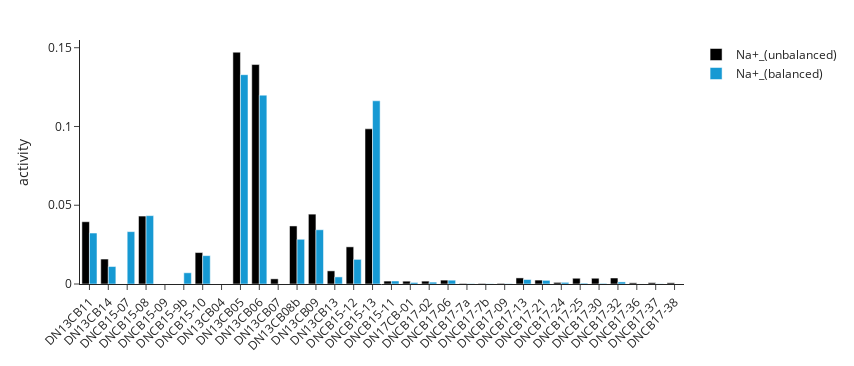

Notebook cell for this chart:
### Code cell
# using a barplot to compare samples before and after balancing on Na+
cbal_comparison.barplot(['Na+_(unbalanced)', 'Na+_(balanced)'], plot_width=7, show_missing=True)

### Figure 1 — Plotly figure (JSON) as saved in the notebook; plotly's stock layout.template omitted (floating-point values rounded to 4 significant figures)
{"data": [{"alignmentgroup": "True", "hovertemplate": "%{x} <br>activity: %{y}", "legendgroup": "Na+_(unbalanced)", "marker": {"color": "#000000", "pattern": {"shape": ""}}, "name": "Na+_(unbalanced)", "offsetgroup": "Na+_(unbalanced)", "orientation": "v", "showlegend": true, "textposition": "auto", "type": "bar", "x": ["DN13CB11", "DN13CB14", "DNCB15-07", "DNCB15-08", "DNCB15-09", "DNCB15-9b", "DNCB15-10", "DN13CB04", "DN13CB05", "DN13CB06", "DN13CB07", "DN13CB08b", "DN13CB09", "DN13CB13", "DNCB15-12", "DNCB15-13", "DNCB15-11", "DN17CB-01", "DNCB17-02", "DNCB17-06", "DNCB17-7a", "DNCB17-7b", "DNCB17-09", "DNCB17-13", "DNCB17-21", "DNCB17-24", "DNCB17-25", "DNCB17-30", "DNCB17-32", "DNCB17-36", "DNCB17-37", "DNCB17-38"], "xaxis": "x", "y": [0.03953, 0.01585, NaN, 0.04313, NaN, NaN, 0.01997, NaN, 0.1472, 0.1393, 0.003276, 0.03685, 0.04435, 0.008335, 0.02359, 0.09851, 0.001848, 0.001793, 0.001821, 0.002465, 0.0003404, 0.0003498, 0.0003992, 0.003866, 0.002488, 0.001017, 0.00365, 0.003656, 0.003804, 0.0007546, 0.0008533, 0.0007718], "yaxis": "y"}, {"alignmentgroup": "True", "hovertemplate": "%{x} <br>activity: %{y}", "legendgroup": "Na+_(balanced)", "marker": {"color": "#1699d3", "pattern": {"shape": ""}}, "name": "Na+_(balanced)", "offsetgroup": "Na+_(balanced)", "orientation": "v", "showlegend": true, "textposition": "auto", "type": "bar", "x": ["DN13CB11", "DN13CB14", "DNCB15-07", "DNCB15-08", "DNCB15-09", "DNCB15-9b", "DNCB15-10", "DN13CB04", "DN13CB05", "DN13CB06", "DN13CB07", "DN13CB08b", "DN13CB09", "DN13CB13", "DNCB15-12", "DNCB15-13", "DNCB15-11", "DN17CB-01", "DNCB17-02", "DNCB17-06", "DNCB17-7a", "DNCB17-7b", "DNCB17-09", "DNCB17-13", "DNCB17-21", "DNCB17-24", "DNCB17-25", "DNCB17-30", "DNCB17-32", "DNCB17-36", "DNCB17-37", "DNCB17-38"], "xaxis": "x", "y": [0.03236, 0.0111, 0.03324, 0.04339, 4.582e-07, 0.007125, 0.01801, NaN, 0.1329, 0.1199, NaN, 0.02839, 0.03443, 0.0045, 0.01564, 0.1163, 0.001897, 0.0009632, 0.001179, 0.002417, 0.0002013, 0.0001391, 0.0001726, 0.002851, 0.002324, 0.001044, 0.0005056, 0.0003668, 0.001319, 3.332e-05, 0.0001162, NaN], "yaxis": "y"}], "layout": {"barmode": "group", "height": 366, "legend": {"title": {}, "tracegroupgap": 0}, "margin": {"t": 40}, "title": {"x": 0.5, "xanchor": "center"}, "width": 854, "xaxis": {"anchor": "y", "autorange": true, "domain": [0, 1], "fixedrange": true, "range": [-0.5, 31.5], "tickangle": -45, "title": {}, "type": "category"}, "yaxis": {"anchor": "x", "autorange": true, "domain": [0, 1], "exponentformat": "power", "fixedrange": true, "range": [0, 0.1549], "title": {"text": "activity"}, "type": "linear"}}}
